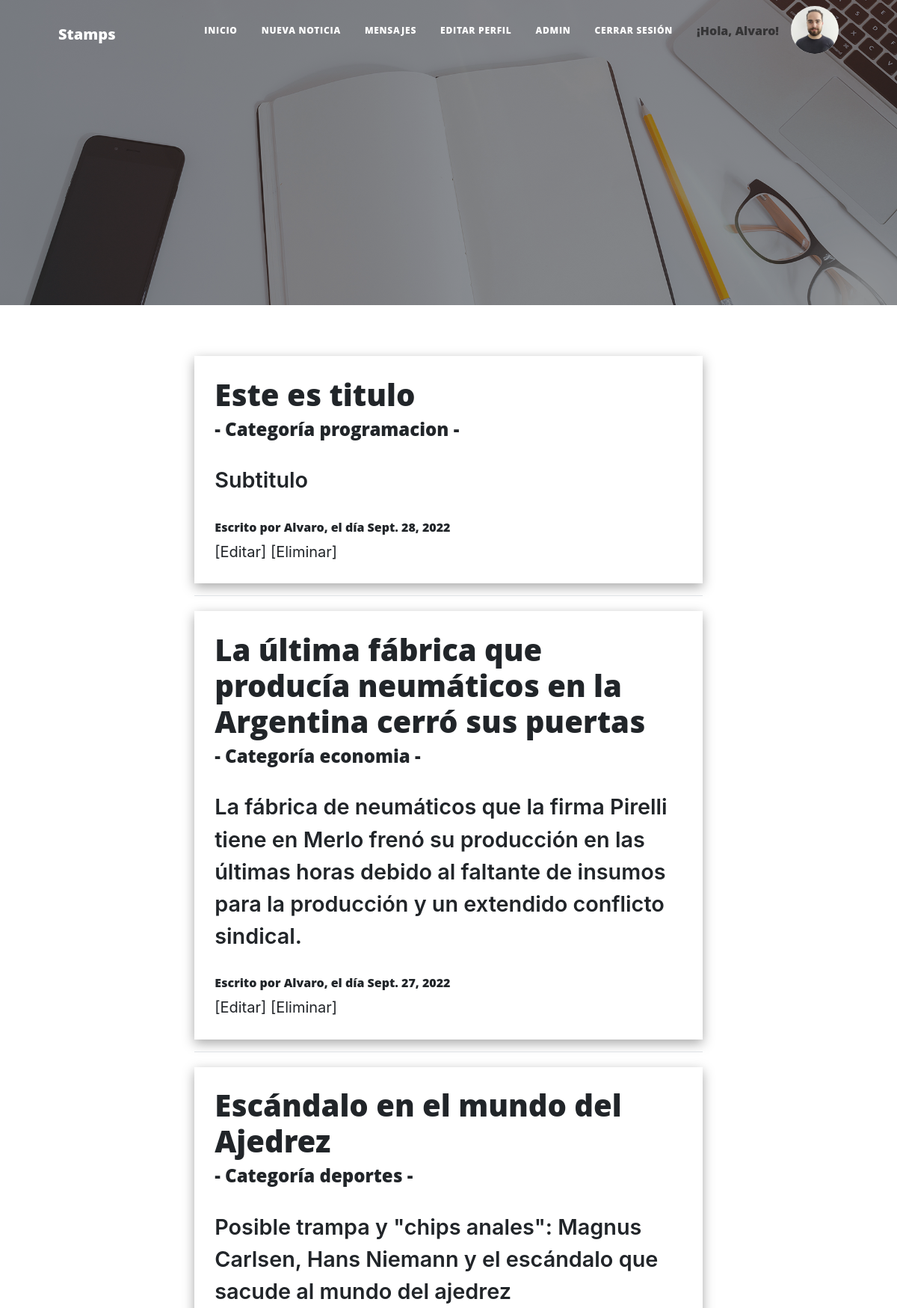
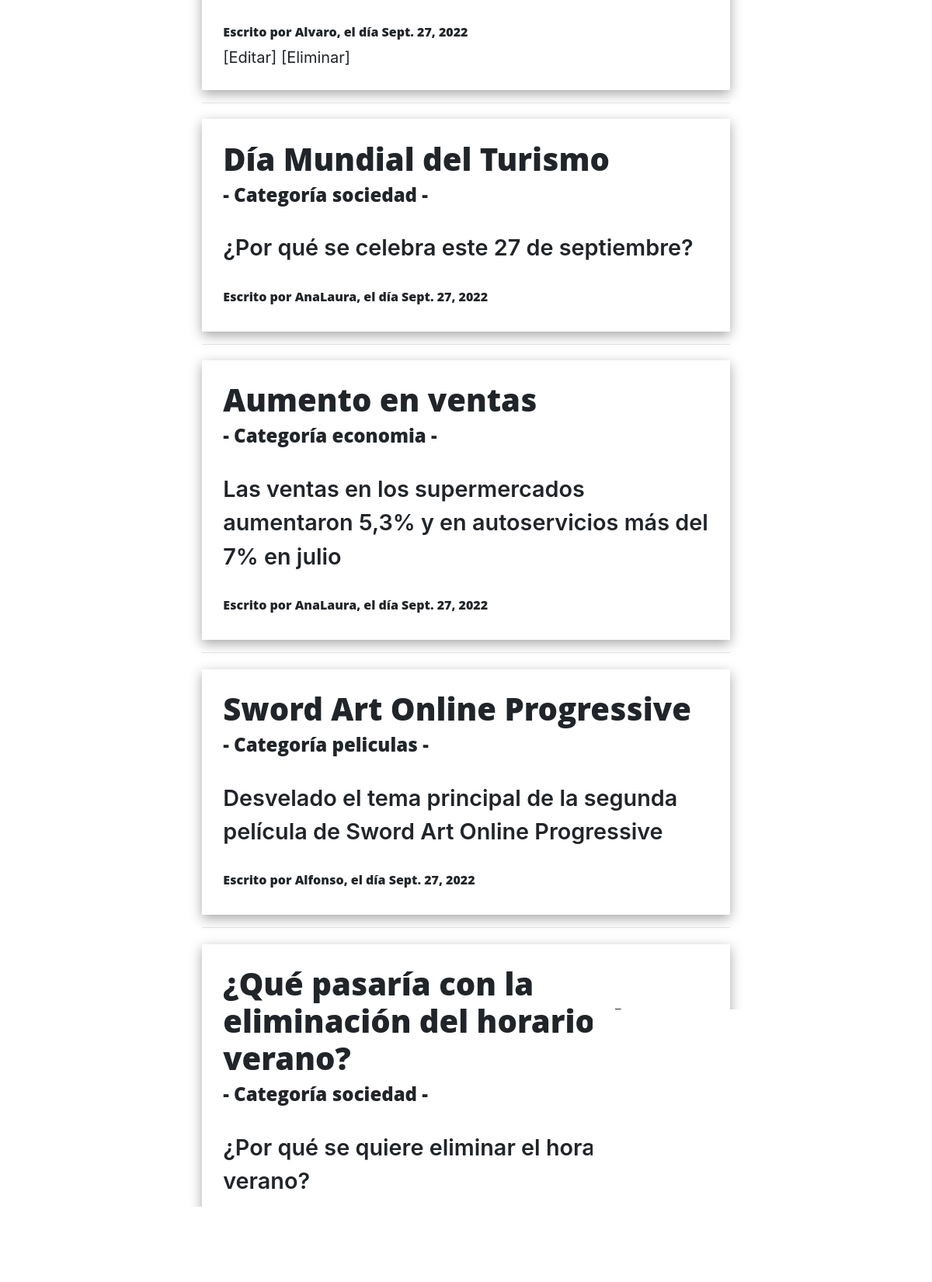
The app's page /AppBlog/ (signed in, upper part) with its own data (2 pictures, top to bottom).
### AppBlog/models.py (models this page shows, shortened)
class Noticia(models.Model):
    titulo = models.CharField(max_length=255)
    subtitulo = models.CharField(max_length=255)
    cuerpo = RichTextField(blank = True)
    autor = models.ForeignKey(User, on_delete=models.CASCADE)
    fecha_creacion = models.DateField(auto_now_add=True, auto_now=False, null = True, blank=True)
    ultima_modificacion = models.DateTimeField(auto_now_add=False, auto_now=True, null = True, blank=True)
    categoria= models.ForeignKey(Categoria, blank=True, null=True, on_delete=models.CASCADE)
    likes = models.ManyToManyField(User, related_name='noticia_likes')

class Categoria(models.Model):
    nombre = models.CharField(max_length=25, blank=True)
    def __str__(self):
        return self.nombre

### AppBlog/views.py (the view)
# urls.py: path('', inicio.as_view(), name='inicio'),
class inicio(ListView):
    model = Noticia
    template_name = 'AppBlog/inicio_app_blog.html'
    ordering = ['-fecha_creacion'] #ORDENA DE MAYOR A MENOR SEGUN fecha_creacion
    def get_context_data(self, **kwargs):
        context = super().get_context_data(**kwargs)
        context["imagen"] = carga_avatar(self.request)
        return context

### AppBlog/views.py (called while the page is built)
def carga_avatar(request):
    imagen = "/media/avatares/default.png"
    if request.user.is_authenticated:
        lista=Avatar.objects.filter(user=request.user)
        if len(lista) != 0:
            imagen = lista[0].imagen.url
    return imagen

### AppBlog/templates/AppBlog/inicio_app_blog.html (shortened to what this page needs)
{% extends "AppBlog/1padre.html" %}
{% load static %}
{% block contenido_que_cambia %}
{% for noticia in object_list %}
<div class="noticia-container">
    <h1><a href= "{% url 'AppBlog:detalle' noticia.pk %}">{{ noticia.titulo }} </a></h1>
    <h4><a href= "{% url 'AppBlog:lista_categoria' noticia.categoria %}"> - Categoría {{ noticia.categoria }} - </a></h1>
    <p class= "noticia-subtitulo">{{ noticia.subtitulo }}</p>
    <h6>Escrito por {{ noticia.autor }}, el día {{ noticia.fecha_creacion }}</h6>
    {% if user.is_authenticated %}
        {% if user.id == noticia.autor.id %}
            <a href= "{% url 'AppBlog:editar_noticia' noticia.pk %}"> [Editar] </a>
            <a href= "{% url 'AppBlog:eliminar_noticia' noticia.pk %}"> [Eliminar] </a>
        {% endif %}
    {% endif %}
</div>
<hr>
{% endfor %}
<br>
{% endblock %}

### AppBlog/templates/AppBlog/1padre.html (shortened to what this page needs)
<!DOCTYPE html>
<html lang="en">
<head>
    {% load static %}
        <link href="{% static 'styles/css/styles.css' %}" rel="stylesheet" />
        <link rel="stylesheet" href="{% static 'styles/css/mystyles.css'  %}">
    </head>
    <body>
        <nav class="navbar navbar-expand-lg navbar-light" id="mainNav">
            <div class="container px-4 px-lg-5">
                <a class="navbar-brand" href="{% url 'inicio_proyecto' %}">Stamps</a>
                <div class="collapse navbar-collapse" id="navbarResponsive">
                    <ul class="navbar-nav ms-auto py-4 py-lg-0">
                        {% if user.is_authenticated %}
                        <li class="nav-item"><a class="nav-link px-lg-3 py-3 py-lg-4" href="/AppBlog/">Inicio</a></li>
                        <li class="nav-item"><a class="nav-link px-lg-3 py-3 py-lg-4" href="{% url 'AppBlog:form_noticia' %}">Nueva noticia</a></li>
                        <li class="nav-item"><a class="nav-link px-lg-3 py-3 py-lg-4" href="{% url 'AppMensajes:inbox' %}">Mensajes</a></li>
                        <li class="nav-item"><a class="nav-link px-lg-3 py-3 py-lg-4" href="{% url 'AppBlog:editar_usuario' %}">Editar perfil</a></li>
                        <li class="nav-item"><a class="nav-link px-lg-3 py-3 py-lg-4" href="{% url 'admin:index' %}">Admin</a></li>
                        <li class="nav-item"><a class="nav-link px-lg-3 py-3 py-lg-4" href="{% url 'AppBlog:logout' %}">Cerrar sesión</a></li>
                        <li class="nav-item"><h6 class="nav-link px-lg-3 py-3 py-lg-4">¡Hola, {{ user.username }}! </h6></li>
                        <li><a href="{% url 'AppBlog:agregar_avatar' %}"><img class= "img-avatar-nav" src="{{ imagen }}" alt=" "> </a></li>
                        {% else %}
                        <li class="nav-item"><a class="nav-link px-lg-3 py-3 py-lg-4" href="{% url 'AppBlog:login' %}">Iniciar sesión</a></li>
                        <li class="nav-item"><a class="nav-link px-lg-3 py-3 py-lg-4" href="{% url 'AppBlog:registro' %}">Crear usuario</a></li>
                        {% endif %}
                    </ul>
                </div>
            </div>
        </nav>
        <header class="masthead" style="background-image: url('{% static 'styles/assets/img/home-bg.jpg' %}')">
            <div class="container position-relative px-4 px-lg-5">
                <div class="row gx-4 gx-lg-5 justify-content-center">
                    <div class="col-md-10 col-lg-8 col-xl-7">
                    </div>
                </div>
            </div>
        </header>
        <section>
            <div class="row gx-4 gx-lg-5 justify-content-center">
                <div class="col-md-10 col-lg-8 col-xl-7">
                    <div class="site-heading">
                        {% block contenido_que_cambia %}{% endblock %}
                    </div>
                </div>
            </div>
        </section>
    </body>
</html>

### AppBlog/static/styles/css/mystyles.css (style rules this page uses)
.noticia-container { margin-top: 3%; box-shadow: rgba(0, 0, 0, 0.35) 0px 5px 15px; padding: 4%; }
.noticia-subtitulo { font-weight: 600; font-size: 1.8rem; }

### records on screen
Noticia: titulo "Este es titulo", categoria "programacion", subtitulo "Subtitulo", autor "Alvaro", fecha_creacion "Sept. 28, 2022", shows "[Editar]"
Noticia: titulo "La última fábrica que producía neumáticos en la Argentina cerró sus puertas", categoria "economia", subtitulo "La fábrica de neumáticos que la firma Pirelli tiene en Merlo frenó su producción en las últimas horas debido al faltante de insumos para la producción y un extendido conflicto sindical.", autor "Alvaro", fecha_creacion "Sept. 27, 2022", shows "[Editar]"
Noticia: titulo "Escándalo en el mundo del Ajedrez", categoria "deportes", subtitulo "Posible trampa y \"chips anales\": Magnus Carlsen, Hans Niemann y el escándalo que sacude al mundo del ajedrez", autor "Alvaro", fecha_creacion "Sept. 27, 2022", shows "[Editar]"
Noticia: titulo "Día Mundial del Turismo", categoria "sociedad", subtitulo "¿Por qué se celebra este 27 de septiembre?", autor "AnaLaura", fecha_creacion "Sept. 27, 2022"
Noticia: titulo "Aumento en ventas", categoria "economia", subtitulo "Las ventas en los supermercados aumentaron 5,3% y en autoservicios más del 7% en julio", autor "AnaLaura", fecha_creacion "Sept. 27, 2022"
Noticia: titulo "Sword Art Online Progressive", categoria "peliculas", subtitulo "Desvelado el tema principal de la segunda película de Sword Art Online Progressive", autor "Alfonso", fecha_creacion "Sept. 27, 2022"
Noticia: titulo "¿Qué pasaría con la eliminación del horario de verano?", categoria "sociedad", subtitulo "¿Por qué se quiere eliminar el horario de verano?"

### other values on screen
{{ user.username }} "Alvaro"
